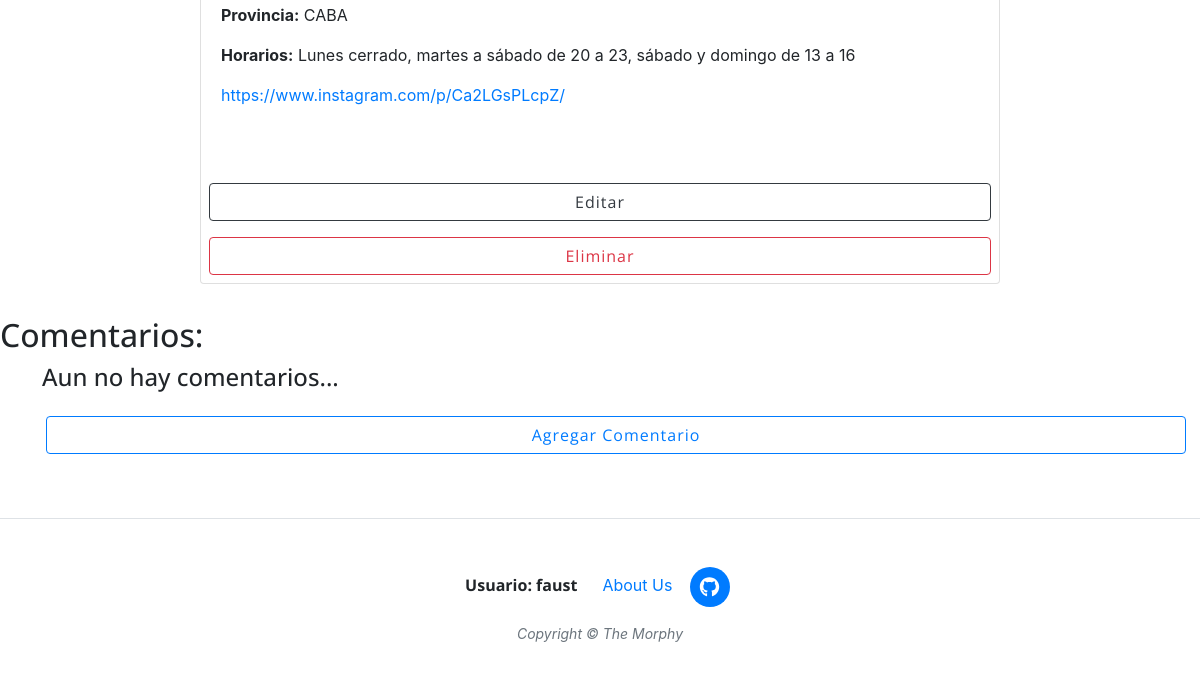
Page /restaurantes_detalle/5/ (signed in, lower part) on the earlier database version.
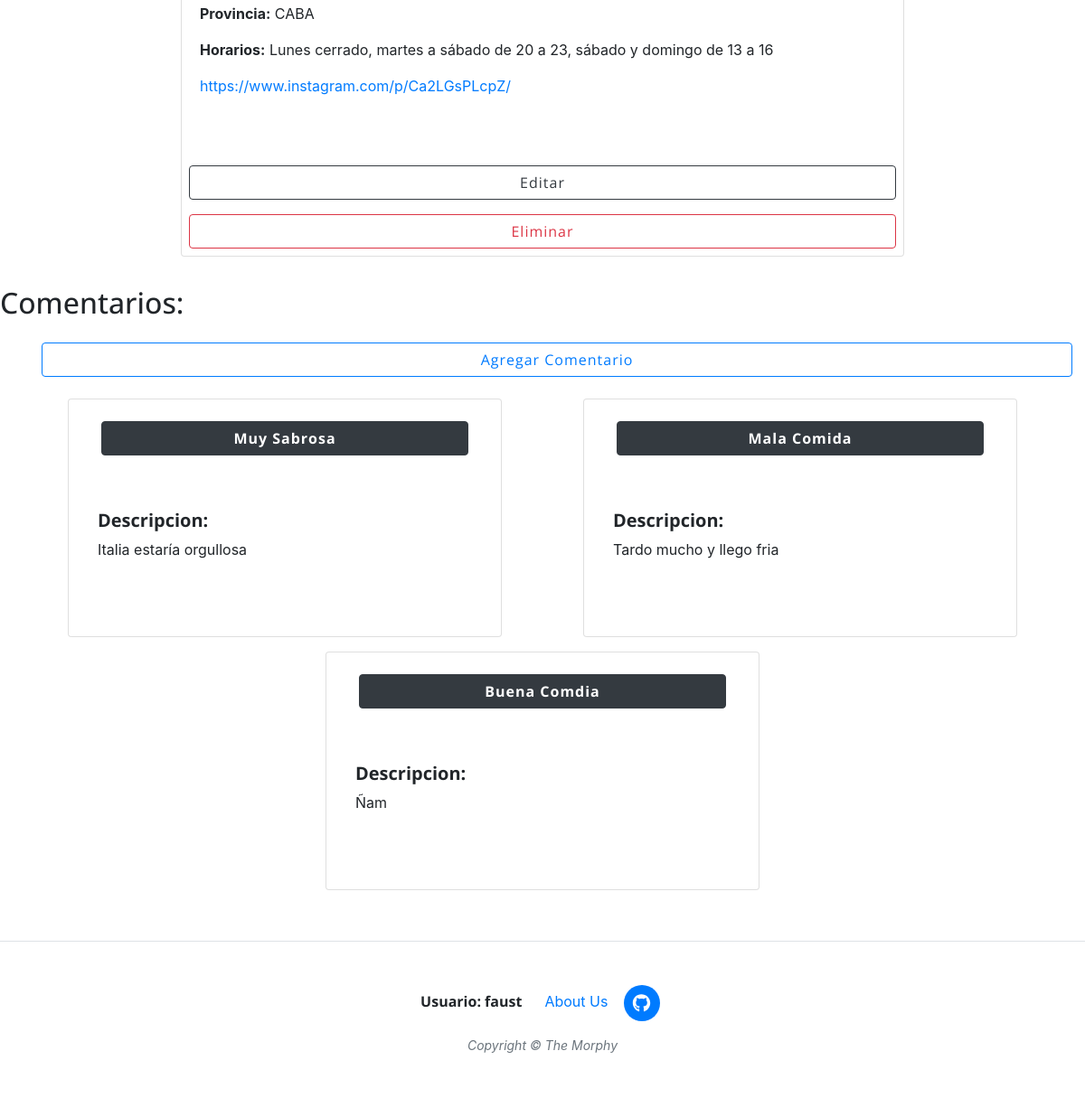
Same page on the later database version.
### AppFunciones/models.py (models this page shows, shortened)
class Comentario(models.Model):
    resto = models.ForeignKey(Restaurantes, related_name="comentarios", on_delete=models.CASCADE)
    nombre_usuario = models.CharField(max_length=50, blank=True, null=True)
    titulo = models.CharField(max_length=100, blank=True, null=True)
    descripcion = models.TextField(max_length=1000, blank=True, null=True)
    fecha = models.DateField(auto_now_add=True)

### AppFunciones/views.py (the view)
# urls.py: path("restaurantes_detalle/<int:pk>/", restaurantes_detalle.as_view(), name="restaurantes_detalle"),
class restaurantes_detalle(DetailView):
    model = Restaurantes
    template_name = 'restaurantes_detalle.html'

### AppFunciones/templates/restaurantes_detalle.html (shortened to what this page needs)
{% extends "padre.html" %}
{% load static %}
{% block contenidoQueCambia %}
<body>
    <div class="card m-2 mx-auto" style="width: 50rem;">
        <div class="card-body">
            <p class="card-text"><b>Provincia:</b> {{object.provincia}}</p>
            <p class="card-text"><b>Horarios:</b> {{object.horarios}}</p>
        <a href="{{object.link}}" role="button">{{object.link}}</a>
        </div>
        <br></br>
        <a class="btn btn-outline-dark m-2" href="/restaurantes_editar/{{object.id}}/" role="button">Editar</a>
        <a class="btn btn-outline-danger m-2" href="/restaurantes_eliminar/{{object.id}}/" role="button">Eliminar</a>
    </div>
    <br>
    <h2>Comentarios:</h2>
    <div class="container">
        <div class="row">
            {% if not object.comentarios.all %}
                <h4>Aun no hay comentarios...</h4>
                <a class="btn btn-outline-primary m-3" href="{% url 'comentarios_crear' object.id %}" role="button">Agregar Comentario</a>
            {% else %}
                <a class="btn btn-outline-primary m-3" href="{% url 'comentarios_crear' object.id %}" role="button">Agregar Comentario</a>
                {% for comentario in object.comentarios.all %}
                        <div class="card m-2 mx-auto" style="width: 30rem;">
                            <a class="btn btn-dark m-4" href="/comentarios_detalle/{{comentario.id}}/" role="button"><b>{{comentario.titulo}}</b></a>
                            <div class="card-body">
                                <p class="card-text"><h5><b>Descripcion:</b></h5> {{comentario.descripcion}}</p>
                            </div>
                            <br></br>
                        </div>
                {% endfor %}
            {% endif %}
        </div>
    </div>
    <br>
    <br>
</body>
{% endblock %}

Differences in the rows shown:
added Comentario: titulo "Muy Sabrosa", descripcion "Italia estaría orgullosa"
added Comentario: titulo "Mala Comida", descripcion "Tardo mucho y llego fria"
added Comentario: titulo "Buena Comdia", descripcion "Ñam"
Other differences:
text no longer shown: "Aun no hay comentarios..."
